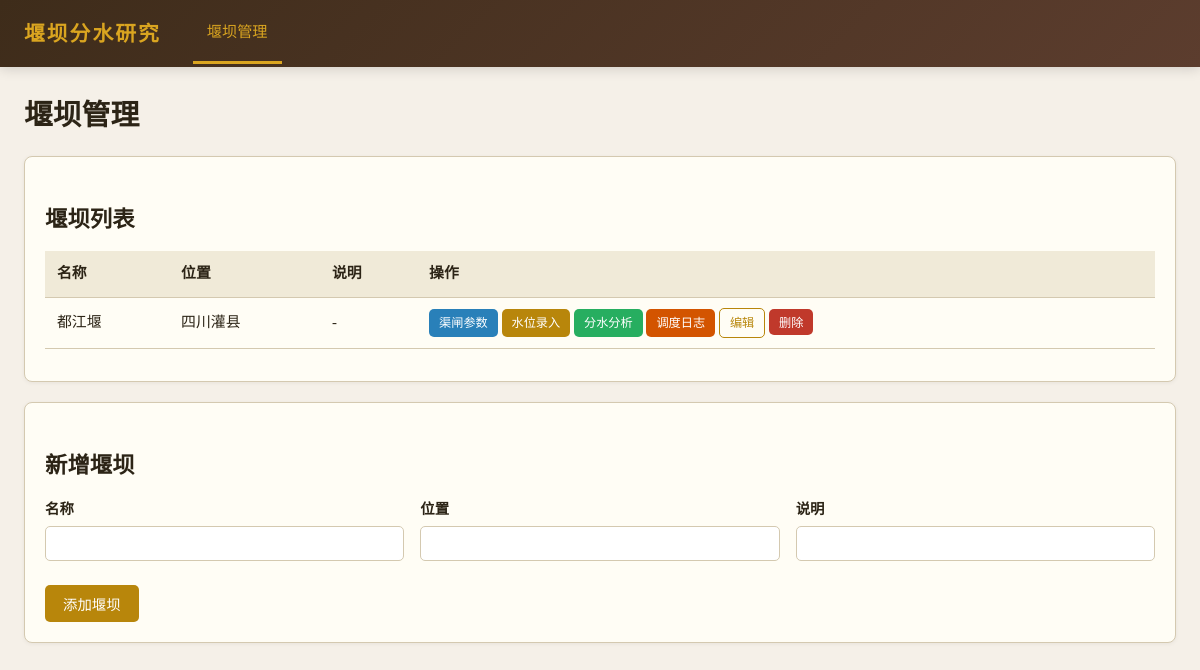
The app's page /weirs, older data.
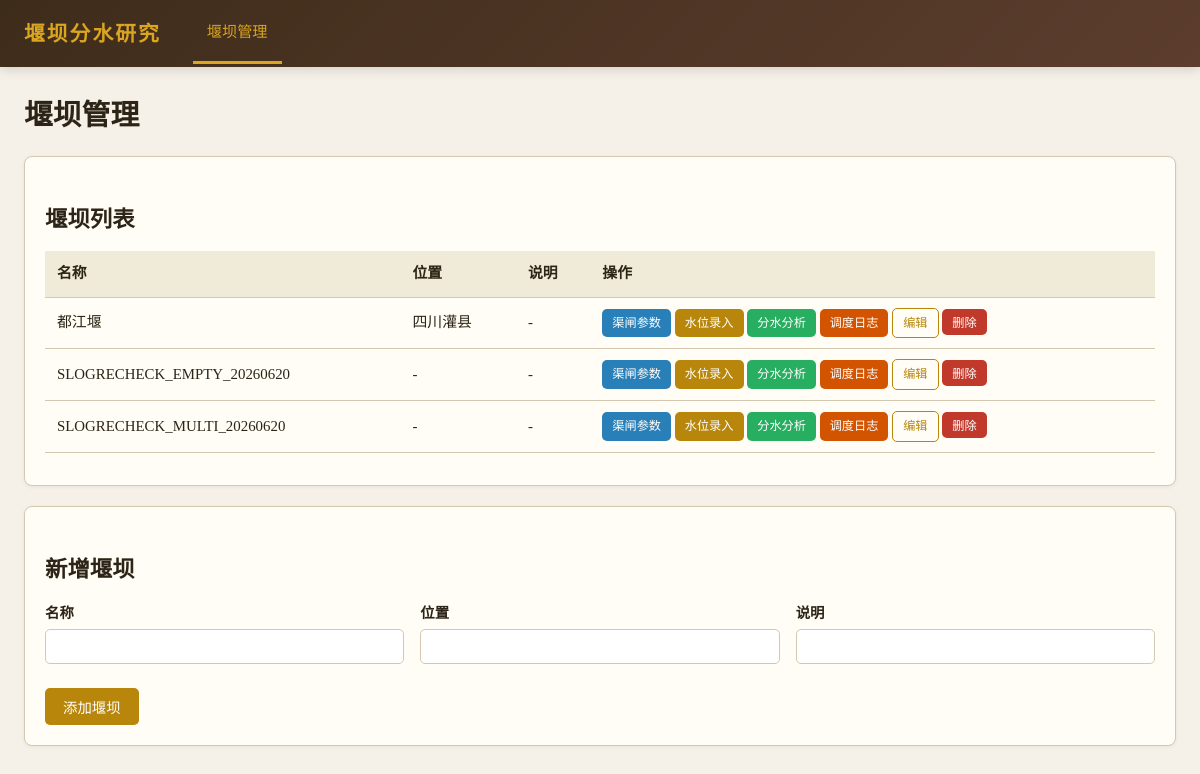
The same page, newer data.
### tables this page shows
CREATE TABLE weirs (
            id INTEGER PRIMARY KEY AUTOINCREMENT,
            name TEXT NOT NULL,
            location TEXT DEFAULT '',
            description TEXT DEFAULT ''
        );

### app/routers/weirs.py (the view)
@router.get("/weirs", response_class=HTMLResponse)
def weirs_page(request: Request):
    db = get_db()
    weirs = db.execute("SELECT * FROM weirs ORDER BY id").fetchall()
    db.close()
    return getattr(request.app.state, "templates", None).TemplateResponse(request, "weirs.html", {"weirs": weirs})

### app/templates/weirs.html (shortened to what this page needs)
{% extends "base.html" %}
{% block nav_weirs %}class="active"{% endblock %}
{% block content %}
<h1>堰坝管理</h1>
<div class="card">
    <h2>堰坝列表</h2>
    {% if weirs %}
    <table>
        <thead><tr><th>名称</th><th>位置</th><th>说明</th><th>操作</th></tr></thead>
        <tbody>
            {% for w in weirs %}
            <tr>
                <td>{{ w.name }}</td>
                <td>{{ w.location or '-' }}</td>
                <td>{{ w.description or '-' }}</td>
                <td>
                    <a href="/weirs/{{ w.id }}/canals" class="btn btn-sm btn-info">渠闸参数</a>
                    <a href="/weirs/{{ w.id }}/waterlevels" class="btn btn-sm btn-primary">水位录入</a>
                    <a href="/weirs/{{ w.id }}/schemes" class="btn btn-sm btn-success">分水分析</a>
                    <a href="/weirs/{{ w.id }}/schedule-logs" class="btn btn-sm btn-warning" style="background: #d35400; color: #fff;">调度日志</a>
                    <a href="/weirs/{{ w.id }}/edit" class="btn btn-sm btn-outline">编辑</a>
                    <form method="post" action="/weirs/{{ w.id }}/delete" style="display:inline" onsubmit="return confirm('确定删除？')">
                        <button type="submit" class="btn btn-sm btn-danger">删除</button>
                    </form>
                </td>
            </tr>
            {% endfor %}
        </tbody>
    </table>
    {% else %}
    <div class="empty-state"><p>暂无堰坝</p></div>
    {% endif %}
</div>
<div class="card">
    <h2>新增堰坝</h2>
    <form method="post" action="/weirs">
        <div class="form-row">
            <div class="form-group"><label>名称</label><input type="text" name="name" required></div>
            <div class="form-group"><label>位置</label><input type="text" name="location"></div>
            <div class="form-group"><label>说明</label><input type="text" name="description"></div>
        </div>
        <button type="submit" class="btn btn-primary" style="margin-top:12px">添加堰坝</button>
    </form>
</div>
{% endblock %}

Row changes from the older to the newer data that the page shows:
added weirs: name "SLOGRECHECK_EMPTY_20260620", location "-", description "-"
added weirs: name "SLOGRECHECK_MULTI_20260620", location "-", description "-"
